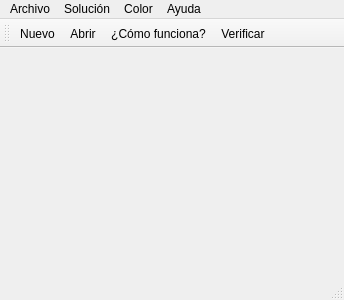
<?xml version="1.0" encoding="UTF-8"?>
<ui version="4.0">
 <class>MainWindow</class>
 <widget class="QMainWindow" name="MainWindow">
  <property name="geometry">
   <rect>
    <x>0</x>
    <y>0</y>
    <width>344</width>
    <height>300</height>
   </rect>
  </property>
  <property name="windowTitle">
   <string>NumberLink</string>
  </property>
  <widget class="QWidget" name="centralWidget"/>
  <widget class="QMenuBar" name="menuBar">
   <property name="geometry">
    <rect>
     <x>0</x>
     <y>0</y>
     <width>344</width>
     <height>21</height>
    </rect>
   </property>
   <widget class="QMenu" name="menuArchivo">
    <property name="title">
     <string>Archivo</string>
    </property>
    <addaction name="actionNuevo"/>
    <addaction name="separator"/>
    <addaction name="actionAbrir"/>
    <addaction name="separator"/>
    <addaction name="actionSalir"/>
   </widget>
   <widget class="QMenu" name="menuAyuda">
    <property name="title">
     <string>Ayuda</string>
    </property>
    <addaction name="separator"/>
    <addaction name="action_C_mo_funciona"/>
    <addaction name="actionCreadores"/>
   </widget>
   <widget class="QMenu" name="menuColor">
    <property name="title">
     <string>Color</string>
    </property>
   </widget>
   <widget class="QMenu" name="menuSoluci_n">
    <property name="title">
     <string>Solución</string>
    </property>
    <addaction name="actionIngenuo"/>
    <addaction name="actionBacktracking"/>
    <addaction name="separator"/>
    <addaction name="actionVoraz"/>
    <addaction name="actionNuestra_soluci_n"/>
    <addaction name="actionVerificar"/>
   </widget>
   <addaction name="menuArchivo"/>
   <addaction name="menuSoluci_n"/>
   <addaction name="menuColor"/>
   <addaction name="menuAyuda"/>
  </widget>
  <widget class="QToolBar" name="mainToolBar">
   <attribute name="toolBarArea">
    <enum>TopToolBarArea</enum>
   </attribute>
   <attribute name="toolBarBreak">
    <bool>false</bool>
   </attribute>
   <addaction name="actionNuevo"/>
   <addaction name="actionAbrir"/>
   <addaction name="action_C_mo_funciona"/>
   <addaction name="actionVerificar"/>
  </widget>
  <widget class="QStatusBar" name="statusBar"/>
  <action name="actionNuevo">
   <property name="text">
    <string>Nuevo</string>
   </property>
  </action>
  <action name="actionAbrir">
   <property name="text">
    <string>Abrir</string>
   </property>
  </action>
  <action name="actionSalir">
   <property name="text">
    <string>Salir</string>
   </property>
  </action>
  <action name="action_C_mo_funciona">
   <property name="text">
    <string>¿Cómo funciona?</string>
   </property>
  </action>
  <action name="actionCreadores">
   <property name="text">
    <string>Creadores</string>
   </property>
  </action>
  <action name="actionIngenuo">
   <property name="text">
    <string>Ingenuo</string>
   </property>
  </action>
  <action name="actionBacktracking">
   <property name="text">
    <string>Backtracking</string>
   </property>
  </action>
  <action name="actionVoraz">
   <property name="text">
    <string>Voraz</string>
   </property>
  </action>
  <action name="actionNuestra_soluci_n">
   <property name="text">
    <string>Nuestra solución</string>
   </property>
  </action>
  <action name="actionVerificar">
   <property name="text">
    <string>Verificar</string>
   </property>
  </action>
 </widget>
 <layoutdefault spacing="6" margin="11"/>
 <resources/>
 <connections/>
</ui>
